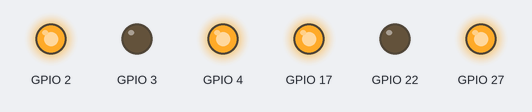
A program run on a simulated Raspberry Pi (BCM pin numbers). On the bench: output pins drawn as LEDs (lit = HIGH).

Above: at 0.05 s.
At 3.0 s:
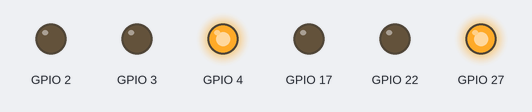
At 5.95 s:
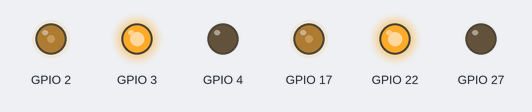
Timing chart, 0 to 7.8 s (numbered marks = the images above):
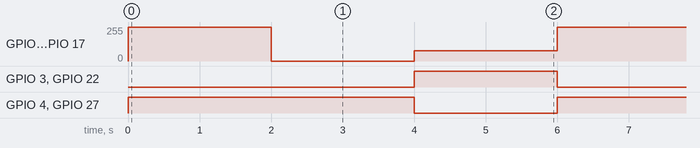

The program:

m.py
```python
import RPi.GPIO as GPIO
from time import sleep

GPIO.setmode(GPIO.BCM)
GPIO.setwarnings(False)


class Motor():
    def __init__(self,Ena,In1,In2,Enb,In3,In4):
        self.Ena=Ena
        self.In1=In1
        self.In2=In2
        self.Enb=Enb
        self.In3=In3
        self.In4=In4
        GPIO.setup(self.Ena,GPIO.OUT)
        GPIO.setup(self.In1,GPIO.OUT)
        GPIO.setup(self.In2,GPIO.OUT)
        GPIO.setup(self.Enb,GPIO.OUT)
        GPIO.setup(self.In3,GPIO.OUT)
        GPIO.setup(self.In4,GPIO.OUT)
        self.pwma=GPIO.PWM(self.Ena,100)
        self.pwma.start(0)
        self.pwmb=GPIO.PWM(self.Enb,100)
        self.pwmb.start(0)

    def moveF(self,x=50,t=0):
         self.pwma.ChangeDutyCycle(x)
         GPIO.output(self.In1,GPIO.LOW)
         GPIO.output(self.In2,GPIO.HIGH)
         self.pwmb.ChangeDutyCycle(x)
         GPIO.output(self.In3,GPIO.LOW)
         GPIO.output(self.In4,GPIO.HIGH)
         sleep(t)
    def moveB(self,x=50,t=0):
        self.pwma.ChangeDutyCycle(x)
        GPIO.output(self.In1,GPIO.HIGH)
        GPIO.output(self.In2,GPIO.LOW)
        self.pwmb.ChangeDutyCycle(x)
        GPIO.output(self.In3,GPIO.HIGH)
        GPIO.output(self.In4,GPIO.LOW)
        sleep(t)
    def stop(self,t=0):
         self.pwma.ChangeDutyCycle(0)
         self.pwmb.ChangeDutyCycle(0)
         sleep(t)

motor1=Motor(2,3,4,17,22,27)


while True:
    motor1.moveF(100,2)
    motor1.stop(2)
    motor1.moveB(30,2)

    
```

Measured:
- by itself, GPIO 2, GPIO 17: repeats every 6.0 s: 0/255 2.0 s, 77/255 2.0 s, 255/255 2.0 s
- by itself, GPIO 3, GPIO 22: alternates HIGH for 2.0 s and LOW for 4.0 s
- by itself, GPIO 4, GPIO 27: alternates HIGH for 4.0 s and LOW for 2.0 s
